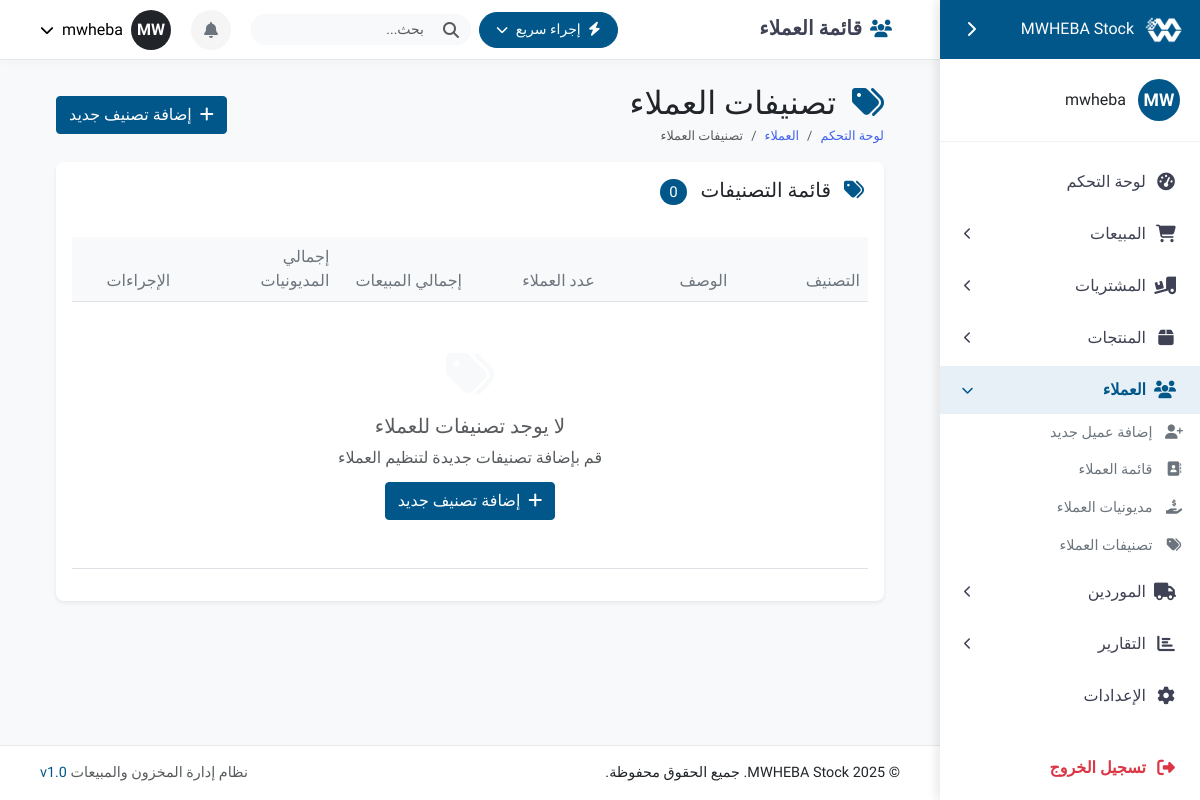
/customers/categories/ (signed in), run on an earlier commit of the app's database.
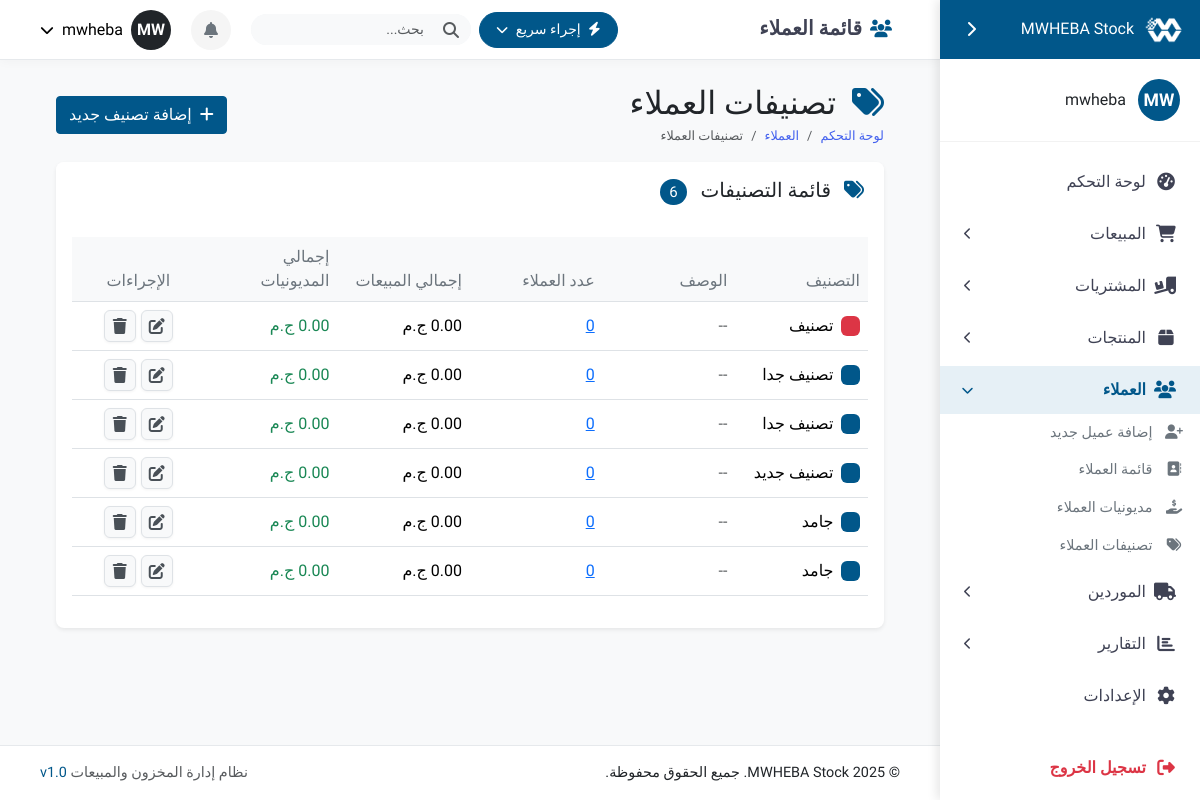
And on a later commit of the database.
### customers/models.py (models this page shows, shortened)
class CustomerCategory(models.Model):
    name = models.CharField(_("اسم التصنيف"), max_length=100)
    color_code = models.CharField(_("لون التصنيف"), max_length=20, default="primary")
    description = models.TextField(_("وصف"), blank=True, null=True)
    created_at = models.DateTimeField(_("تاريخ الإنشاء"), auto_now_add=True)
    class Meta:
        verbose_name = _("تصنيف العملاء")
        verbose_name_plural = _("تصنيفات العملاء")
        ordering = ['name']

### customers/views.py (the view)
# urls.py: path('categories/', views.customer_categories, name='customer-categories'),
@login_required
def customer_categories(request):
    categories = CustomerCategory.objects.all().order_by('name')
    for category in categories:
        category.customer_count = Customer.objects.filter(category=category).count()
        category.total_sales = Customer.objects.filter(category=category).aggregate(total=Sum('total_sales'))['total'] or 0
        category.total_debt = Customer.objects.filter(category=category).aggregate(total=Sum('debt'))['total'] or 0
    context = {
        'categories': categories,
        'total_categories': categories.count(),
    }
    return render(request, 'customers/customer_categories.html', context)

### accounts/models.py (called while the page is built)
    def get_initials(self):
        initials = ""
        if self.first_name:
            initials += self.first_name[0]
        if self.last_name:
            initials += self.last_name[0]
        if not initials:
            initials = self.username[0:2]
        return initials.upper()

    def get_color_class(self):
        return self.color_code or 'primary'

### templates/customers/customer_categories.html (shortened to what the changed rows need)
{% extends 'base.html' %}
{% load i18n %}
{% load static %}
{% load custom_filters %}
{% block content %}
<div class="container-fluid">
    <div class="d-flex flex-column flex-md-row align-items-center justify-content-between mb-3">
        <div>
            <h2 class="mb-1">
                <i class="fas fa-tags text-primary me-2"></i> تصنيفات العملاء
            </h2>
        </div>
    </div>
    <div class="card shadow-sm">
        <div class="card-header bg-white d-flex justify-content-between align-items-center py-3">
            <h5 class="mb-0">
                <i class="fas fa-tags text-primary me-2"></i> قائمة التصنيفات
                <span class="badge bg-primary rounded-pill ms-2">{{ total_categories }}</span>
            </h5>
        </div>
        <div class="card-body">
            <div class="table-responsive">
                <table class="table table-hover">
                    <thead>
                        <tr>
                            <th>التصنيف</th>
                            <th>الوصف</th>
                            <th>عدد العملاء</th>
                            <th>إجمالي المبيعات</th>
                            <th>إجمالي المديونيات</th>
                            <th class="text-center">الإجراءات</th>
                        </tr>
                    </thead>
                    <tbody>
                        {% for category in categories %}
                        <tr>
                            <td>
                                <div class="d-flex align-items-center">
                                    <span class="badge bg-{{ category.color_code }} me-2">&nbsp;</span>
                                    <span class="fw-medium">{{ category.name }}</span>
                                </div>
                            </td>
                            <td>
                                {% if category.description %}
                                    {{ category.description|truncatechars:50 }}
                                {% else %}
                                    <span class="text-muted">--</span>
                                {% endif %}
                            </td>
                            <td>
                                <a href="{% url 'customer-list' %}?category={{ category.id }}">{{ category.customer_count }}</a>
                            </td>
                            <td>{{ category.total_sales|floatformat:2 }} ج.م</td>
                            <td>
                                {% if category.total_debt > 0 %}
                                <span class="text-danger">{{ category.total_debt|floatformat:2 }} ج.م</span>
                                {% else %}
                                <span class="text-success">0.00 ج.م</span>
                                {% endif %}
                            </td>
                            <td>
                                <div class="action-buttons">
                                    <button type="button" class="btn btn-action btn-edit"
                                            data-bs-toggle="modal" data-bs-target="#editCategoryModal"
                                            data-id="{{ category.id }}"
                                            data-name="{{ category.name }}"
                                            data-color="{{ category.color_code }}"
                                            data-description="{{ category.description }}"
                                            title="تعديل">
                                        <i class="fas fa-edit"></i>
                                    </button>
                                    <button type="button" class="btn btn-action btn-delete"
                                            data-bs-toggle="modal" data-bs-target="#deleteCategoryModal"
                                            data-id="{{ category.id }}"
                                            data-name="{{ category.name }}"
                                            title="حذف">
                                        <i class="fas fa-trash"></i>
                                    </button>
                                </div>
                            </td>
                        </tr>
                        {% empty %}
                        <tr>
                            <td colspan="6" class="text-center py-5">
                                <div class="text-muted">
                                    <i class="fas fa-tags fa-3x mb-3 text-light"></i>
                                    <h5>لا يوجد تصنيفات للعملاء</h5>
                                    <p class="mb-1">قم بإضافة تصنيفات جديدة لتنظيم العملاء</p>
                                    <button class="btn btn-primary mt-2" data-bs-toggle="modal" data-bs-target="#addCategoryModal">
                                        <i class="fas fa-plus me-1"></i> إضافة تصنيف جديد
                                    </button>
                                </div>
                            </td>
                        </tr>
                        {% endfor %}
                    </tbody>
                </table>
            </div>
        </div>
    </div>
</div>
{% endblock %}

What changed in the data, as far as the page shows it:
added CustomerCategory: name "تصنيف", customer_count "0", total_sales "0.00", shows "0.00 ج.م"
added CustomerCategory: name "تصنيف جدا", customer_count "0", total_sales "0.00", shows "0.00 ج.م"
added CustomerCategory: name "تصنيف جدا", customer_count "0", total_sales "0.00", shows "0.00 ج.م"
added CustomerCategory: name "تصنيف جديد", customer_count "0", total_sales "0.00", shows "0.00 ج.م"
added CustomerCategory: name "جامد", customer_count "0", total_sales "0.00", shows "0.00 ج.م"
added CustomerCategory: name "جامد", customer_count "0", total_sales "0.00", shows "0.00 ج.م"
Also different on the page:
{{ total_categories }}: "0" → "6"
text no longer shown: "لا يوجد تصنيفات للعملاء قم بإضافة تصنيفات جديدة لتنظيم العملاء إضافة تصنيف جديد"
